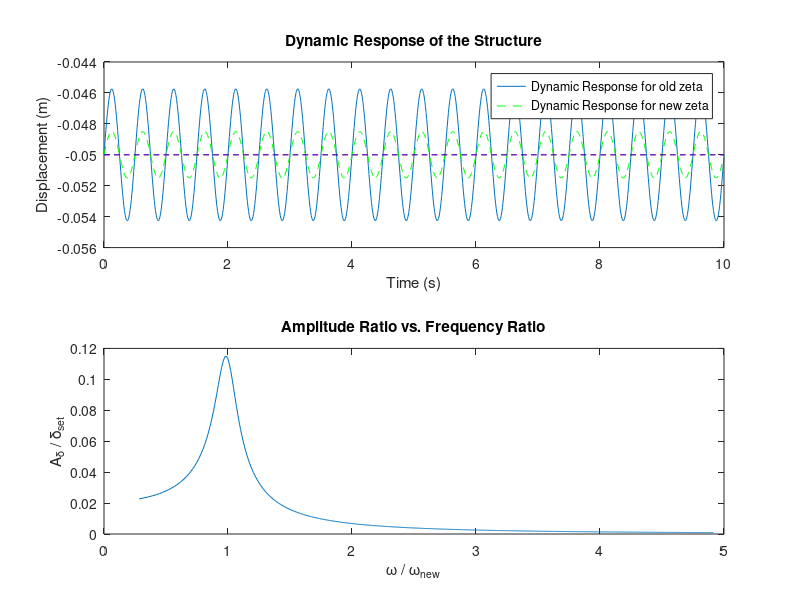

This figure's MATLAB source:
function dynamic_response_zeta()

    M = 1000; % kg
    m = 75; % kg
    alpha = 0.3;
    delta_0 = 0.05; % m (convert cm to m)
    c = 2500; % Ns/m
    g = 9.81; % m/s^2
    f = 2; % Hz

    % Calculate omega and omega_n
    omega = 2 * pi * f;
    omega_n = sqrt(g / delta_0);

    % Calculate the amplitude A
    A = ((alpha * m * g)/(m+M)) / sqrt((g/delta_0 - omega^2)^2 + (c*omega/(m+M))^2);

    % Calculate the static response K
    K = delta_0;

    % Time range for plotting
    t = linspace(0, 10, 1000); % 0 to 10 seconds with 1000 points

    % Calculate the dynamic response
    y = -K + A * sin(omega * t);

    %----------Plot for the value of k= 6.5651*1.0e+03----------
    zeta = 0.3734;

    %New A => with the zeta = 0.3734
    A_new = ((alpha * m * g * delta_0) / ((m + M) * g)) / sqrt((1 - ((omega^2 * delta_0) / g))^2 + ((4 * zeta^2 * omega^2 * delta_0) / g));

    % Calculate new dynamic response
    y_new = -delta_0 + A_new * sin(omega * t);
    %----------------------------------------------------------

    % Plot the dynamic response
    subplot(2, 1, 1);
    plot(t, y);
    hold on
    plot(t, y_new, 'g--');
    xlabel('Time (s)');
    ylabel('Displacement (m)');
    title('Dynamic Response of the Structure');
    hold on
    plot(t, -delta_0 * ones(size(t)), 'r--');
    hold on
    plot(t, -delta_0 * ones(size(t)), 'b--');
    legend('Dynamic Response for old zeta', 'Dynamic Response for new zeta');
    hold off

    % Delta range for plotting
    delta_set = linspace(0.005, 1.5, 1000);

    % New omega_n
    omega_new = sqrt(g ./delta_set);

    % New Amplitude
    A_delta = ((alpha * m * g) ./ (m + M)) ./ sqrt((g ./ delta_set - omega^2).^2 + (c * omega ./ (m + M)).^2);

    % Calculate A_delta/delta_set
    A_delta_ratio = A_delta ./ delta_set;

    % Plot A_delta/delta_set vs. omega/omega_new
    subplot(2, 1, 2);
    plot(omega ./ omega_new, A_delta_ratio);
    xlabel('\omega / \omega_{new}');
    ylabel('A_{\delta} / \delta_{set}');
    title('Amplitude Ratio vs. Frequency Ratio');




end